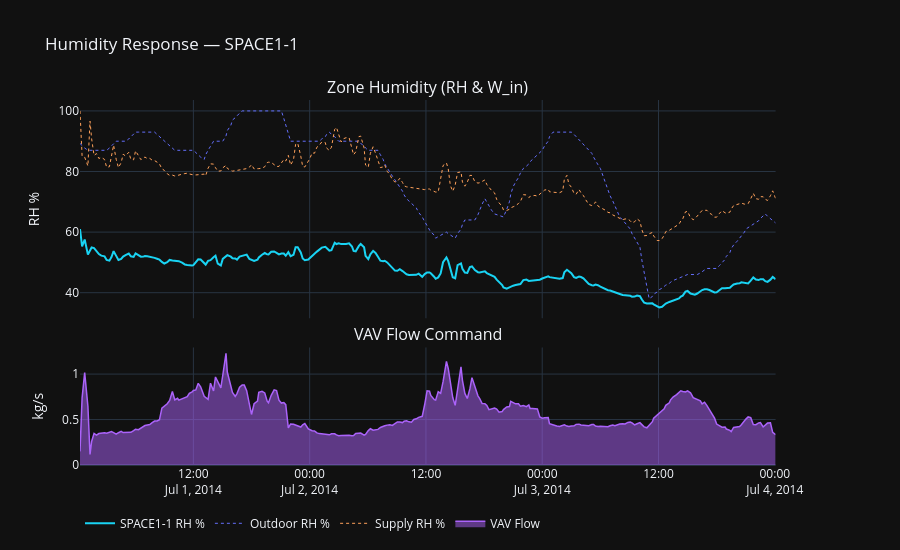

The notebook cell saved with this chart:
### Markdown cell above
## 2 · Humidity Response vs Flow Command

### Code cell
fig = make_subplots(
    rows=2, cols=1, shared_xaxes=True,
    row_heights=[0.65, 0.35],
    subplot_titles=['Zone Humidity (RH & W_in)', 'VAV Flow Command'],
    specs=[[{'secondary_y': True}], [{}]],
    vertical_spacing=0.08
)

# RH on primary y-axis
fig.add_trace(go.Scatter(x=df['Datetime'], y=df[f'{ZONE}_RH_pct'],
    name=f'{ZONE} RH %', line=dict(color='#19D3F3', width=2)), row=1, col=1, secondary_y=False)
fig.add_trace(go.Scatter(x=df['Datetime'], y=df['Out_RH_pct'],
    name='Outdoor RH %', line=dict(color='#636EFA', width=1, dash='dot')), row=1, col=1, secondary_y=False)
fig.add_trace(go.Scatter(x=df['Datetime'], y=df['Fan_Out_RH_pct'],
    name='Supply RH %', line=dict(color='#FFA15A', width=1, dash='dot')), row=1, col=1, secondary_y=False)

# W_in on secondary y-axis
# fig.add_trace(go.Scatter(x=df['Datetime'], y=df[f'{ZONE}_W_in_kg_kg'],
#     name=f'{ZONE} W_in (kg/kg)', line=dict(color='#FFA15A', width=1.5)), row=1, col=1, secondary_y=True)

# Row 2: Flow
fig.add_trace(go.Scatter(x=df['Datetime'], y=df[f'{ZONE}_VAV_Flow_kg_s'],
    name='VAV Flow', fill='tozeroy',
    line=dict(color='#AB63FA', width=1.5)), row=2, col=1)

fig.update_layout(template='plotly_dark', height=550,
    title=f'Humidity Response — {ZONE}',
    legend=dict(orientation='h', y=-0.12))
fig.update_yaxes(title_text='RH %', row=1, col=1, secondary_y=False)
fig.update_yaxes(title_text='kg/kg', row=1, col=1, secondary_y=True)
fig.update_yaxes(title_text='kg/s', row=2, col=1)
fig.show()

### Figure 1 — Plotly figure (JSON) as saved in the notebook; plotly's stock layout.template omitted (floating-point values rounded to 4 significant figures; data arrays with more than 128 entries replaced by an {"elided": "..."} marker saying what was removed)
{"data": [{"line": {"color": "#19D3F3", "width": 2}, "name": "SPACE1-1 RH %", "type": "scatter", "x": {"elided": "288 str values"}, "xaxis": "x", "y": {"elided": "288 float values"}, "yaxis": "y"}, {"line": {"color": "#636EFA", "dash": "dot", "width": 1}, "name": "Outdoor RH %", "type": "scatter", "x": {"elided": "288 str values"}, "xaxis": "x", "y": {"elided": "288 float values"}, "yaxis": "y"}, {"line": {"color": "#FFA15A", "dash": "dot", "width": 1}, "name": "Supply RH %", "type": "scatter", "x": {"elided": "288 str values"}, "xaxis": "x", "y": {"elided": "288 float values"}, "yaxis": "y"}, {"fill": "tozeroy", "line": {"color": "#AB63FA", "width": 1.5}, "name": "VAV Flow", "type": "scatter", "x": {"elided": "288 str values"}, "xaxis": "x2", "y": {"elided": "288 float values"}, "yaxis": "y3"}], "layout": {"annotations": [{"font": {"size": 16}, "showarrow": false, "text": "Zone Humidity (RH & W_in)", "x": 0.47, "xanchor": "center", "xref": "paper", "y": 1, "yanchor": "bottom", "yref": "paper"}, {"font": {"size": 16}, "showarrow": false, "text": "VAV Flow Command", "x": 0.47, "xanchor": "center", "xref": "paper", "y": 0.322, "yanchor": "bottom", "yref": "paper"}], "height": 550, "legend": {"orientation": "h", "y": -0.12}, "title": {"text": "Humidity Response — SPACE1-1"}, "xaxis": {"anchor": "y", "domain": [0, 0.94], "matches": "x2", "showticklabels": false}, "xaxis2": {"anchor": "y3", "domain": [0, 0.94]}, "yaxis": {"anchor": "x", "domain": [0.402, 1], "title": {"text": "RH %"}}, "yaxis2": {"anchor": "x", "overlaying": "y", "side": "right", "title": {"text": "kg/kg"}}, "yaxis3": {"anchor": "x2", "domain": [0, 0.322], "title": {"text": "kg/s"}}}}
